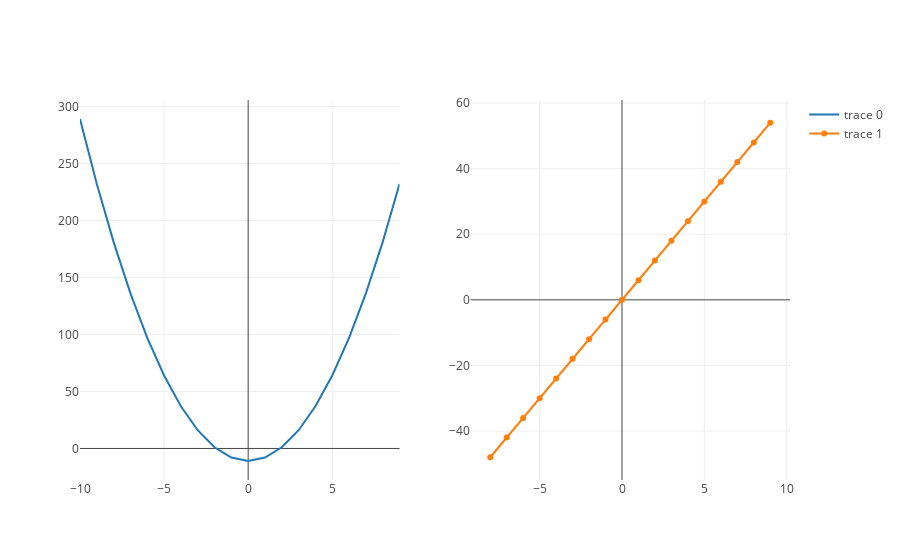

Notebook source saved alongside this figure:
### Markdown cell above
Take a second to look at the side by side plots of the underlying function, $f(x) = 3x^2 - 11$ and $f'(x) = 6x $.

### Code cell
from plotly import tools
import plotly
import plotly.plotly as py

def plot_side_by_side(left_trace, right_trace):
    fig = tools.make_subplots(rows=1, cols=2)
    fig.append_trace(left_trace, 1, 1)
    fig.append_trace(right_trace, 1, 2)
    plotly.offline.iplot(fig)
    
plot_side_by_side(second_terms_trace, second_terms_derivative_trace)

### Figure 1 — Plotly figure (JSON) as saved in the notebook; plotly's stock layout.template omitted (floating-point values rounded to 4 significant figures)
{"data": [{"type": "scatter", "x": [-10, -9, -8, -7, -6, -5, -4, -3, -2, -1, 0, 1, 2, 3, 4, 5, 6, 7, 8, 9], "xaxis": "x1", "y": [289, 232, 181, 136, 97, 64, 37, 16, 1, -8, -11, -8, 1, 16, 37, 64, 97, 136, 181, 232], "yaxis": "y1"}, {"type": "scatter", "x": [-8, -7, -6, -5, -4, -3, -2, -1, 0, 1, 2, 3, 4, 5, 6, 7, 8, 9], "xaxis": "x2", "y": [-48, -42, -36, -30, -24, -18, -12, -6, 0, 6, 12, 18, 24, 30, 36, 42, 48, 54], "yaxis": "y2"}], "layout": {"xaxis1": {"anchor": "y1", "domain": [0, 0.45]}, "xaxis2": {"anchor": "y2", "domain": [0.55, 1]}, "yaxis1": {"anchor": "x1", "domain": [0, 1]}, "yaxis2": {"anchor": "x2", "domain": [0, 1]}}}
